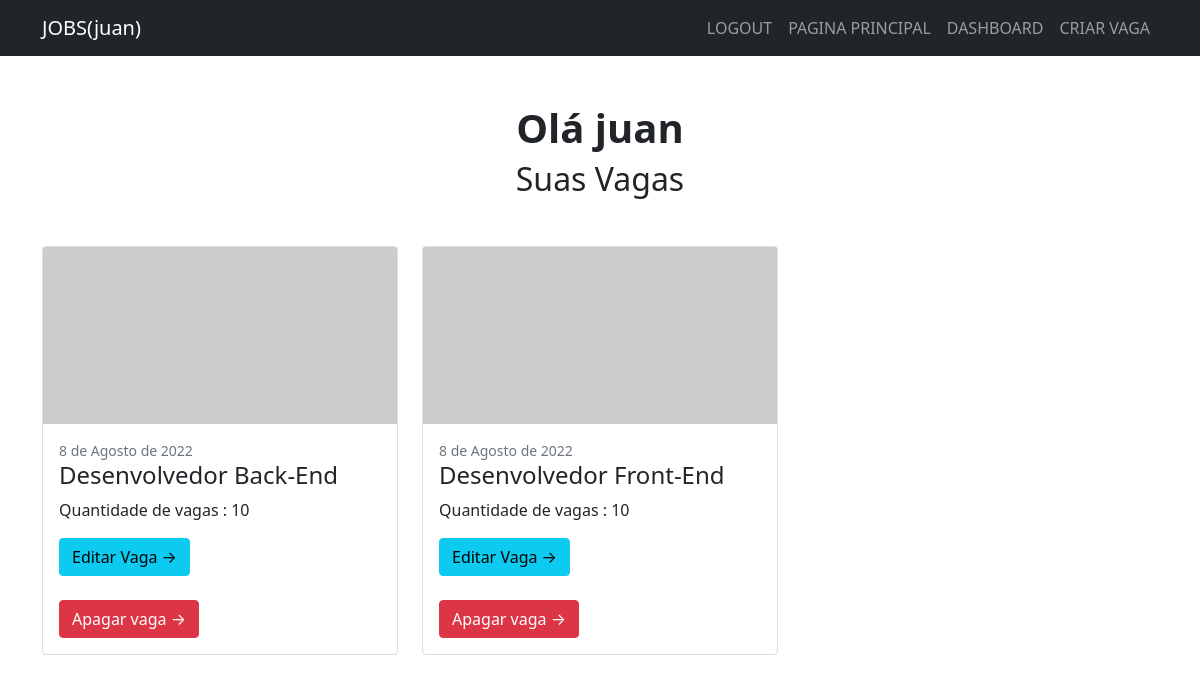
The app's page /dashboard_empresa (signed in) with its own data.
### vagas/models.py (models this page shows, shortened)
class Vaga(models.Model):
    salarial = (
        ('Até 1000','Até 1000'),
        ('de 1000 a 2000','de 1000 a 2000'),
        ('de 2000 a 3000','de 2000 a 3000'),
        ('Acima de 3000','Acima de 3000')
    )
    escolaridade_list = (
        ('Ensino fundamental', 'Ensino fundamental'),
        ('Ensino médio', 'Ensino médio'),
        ('Tecnólogo', 'Tecnólogo'),
        ('Ensino Superior', 'Ensino Superior'),
        ('Pós / MBA / Mestrado', 'Pós / MBA / Mestrado'),
        ('Doutorado', 'Doutorado')
    )
    pessoa = models.ForeignKey(User, on_delete=models.CASCADE)
    nome_vaga = models.CharField(max_length=70)
    descricao_vaga = models.TextField()
    date = models.DateField(default=datetime.now, blank=True)
    qtd_vagas = models.IntegerField(default=0)
    faixa_salarial = models.CharField(max_length=50, choices=salarial)
    escolaridade = models.CharField( max_length=40 , choices=escolaridade_list)
    inscritos_na_vaga = models.CharField(max_length=100)
    qtd_inscritos = models.IntegerField(default=0)

### usuarios/views.py (the view)
# urls.py: path('dashboard_empresa', views.dashboard_empresa, name='dashboard_empresa'),
def dashboard_empresa(request):
    id = request.user.id
    vagas = Vaga.objects.filter(pessoa=id)
    dados = {
        'vagas' : vagas
    }
    return render(request, 'empresa/dashboard_empresa.html', dados)

### templates/empresa/dashboard_empresa.html
{% extends 'partials/base.html'%}
{% load static %}
{% block content %}
        {% include 'partials/menu.html' %}
        <div class="text-center my-5">
            <h1 class="fw-bolder">Olá {{user.username}}</h1>
            <h2>Suas Vagas</h2>
        </div>
        <div class="container">
            <div class="row">
                <div class="col-lg-8">
                    <div class="row">
                        {% for vaga in vagas %}
                        <div class="col-lg-6">
                            <div class="card mb-6">
                                <a href="#!"><img class="card-img-top" src="https://dummyimage.com/700x350/dee2e6/6c757d.jpg" alt="..." /></a>
                                <div class="card-body">
                                    <div class="small text-muted">{{vaga.date}}</div>
                                    <h2 class="card-title h4">{{vaga.nome_vaga}}</h2>
                                    <p class="card-text">Quantidade de vagas : {{vaga.qtd_vagas}}</p>
                                    <a class="btn btn-info" href="editar/{{vaga.id}}">Editar Vaga →</a><br>
                                    {% if user.first_name == 'ADM'%}
                                    <br><a class="btn btn-danger" href="apagar/{{vaga.id}}">Apagar vaga →</a>
                                    {% endif %}
                                </div>
                            </div>
                        </div>
                        {% endfor %}
                    </div>
                </div>
{% endblock%}

### templates/partials/menu.html (shortened to what this page needs)
{% load static %}
<nav class="navbar navbar-expand-lg navbar-dark bg-dark">
    <div class="container">
        <a class="navbar-brand" href="#!">JOBS({{user.username}})</a>
        <div class="collapse navbar-collapse" id="navbarSupportedContent">
            <ul class="navbar-nav ms-auto mb-2 mb-lg-0">
                {% if user.is_authenticated %}
                    {% if user.first_name == 'ADM' %}
                        <li class="nav-item"><a class="nav-link" href="{% url 'logout' %}">LOGOUT</a></li>
                        <li class="nav-item"><a class="nav-link" href="{% url 'index' %}">PAGINA PRINCIPAL</a></li>
                        <li class="nav-item"><a class="nav-link" href="{% url 'dashboard_empresa' %}">DASHBOARD</a></li>
                        <li class="nav-item"><a class="nav-link" href="{% url 'criar_vaga' %}">CRIAR VAGA</a></li>
                    {% endif %}
                {% else %}
                    <li class="nav-item"><a class="nav-link" href="{% url 'index' %}">PAGINA PRINCIPAL</a></li>
                    <li class="nav-item"><a class="nav-link" href="{% url 'login' %}">LOGIN</a></li>
                {% endif %}
            </ul>
        </div>
    </div>
</nav>

### records on screen
Vaga: date "8 de Agosto de 2022", nome_vaga "Desenvolvedor Back-End", qtd_vagas "10"
Vaga: date "8 de Agosto de 2022", nome_vaga "Desenvolvedor Front-End", qtd_vagas "10"

### other values on screen
{{ user.username }} "juan"
